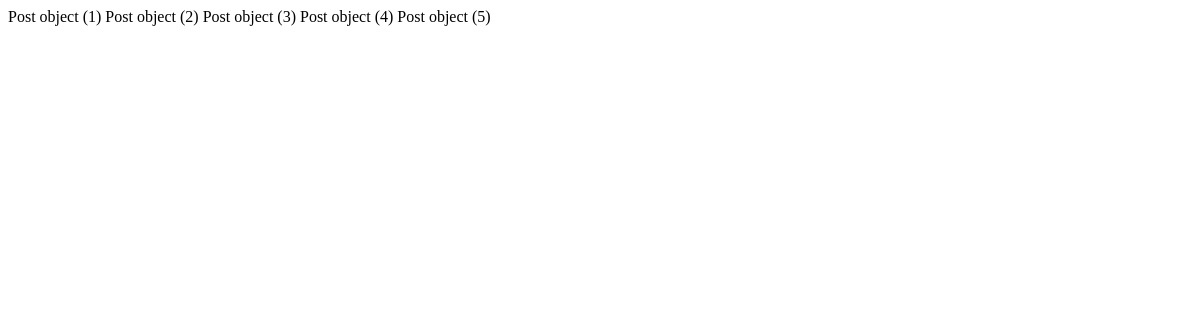
Before: /cbv/ with the older database file.
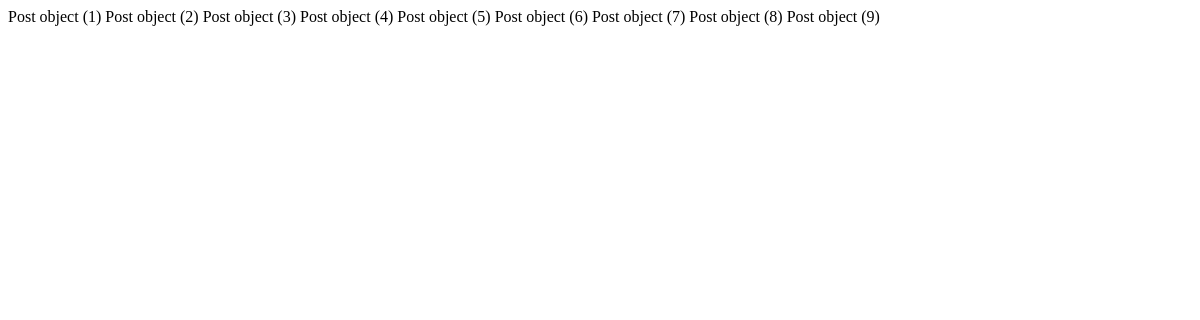
After: the same page with the newer database file.
### posts/models.py (models this page shows)
class Post(models.Model):
    image = models.ImageField(verbose_name="이미지", null=True, blank=True)
    content = models.TextField(verbose_name="내용")
    created_at = models.DateTimeField(verbose_name="작성일", auto_now_add=True)
    view_count = models.IntegerField(verbose_name="조회수", default=0)
    writer = models.ForeignKey(to=User, on_delete=models.CASCADE, null=True, blank=True)

### posts/views.py (the view)
# urls.py: path('cbv/', class_view.as_view()),
class class_view(ListView):
    model = Post
    template_name = 'cbv_view.html'

### posts/templates/cbv_view.html (shortened to what this page needs)
<!DOCTYPE html>
<html lang="en">
<head>
</head>
<body>
    {% for object in object_list %}
        {{ object }}
    {% endfor %}
</body>
</html>

Changed rows visible on the page:
added Post: id "Post object (6)"
added Post: id "Post object (7)"
added Post: id "Post object (8)"
added Post: id "Post object (9)"
